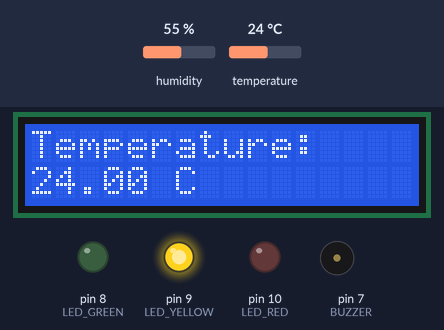
Bench run of a sketch on a simulated Arduino Uno, built with avr-gcc and run on an emulated ATmega328P. On the bench: 16×2 character LCD, output pins drawn as LEDs (lit = HIGH), buzzer (waves = sounding). The test bench sets the inputs (shaded band); at power-on: temperature 24 °C, humidity 55 %. What the sketch prints to the serial monitor is not drawn.

Above: at 1.2 s.
1.3 s: temperature set to 20 °C
At 3.4 s:
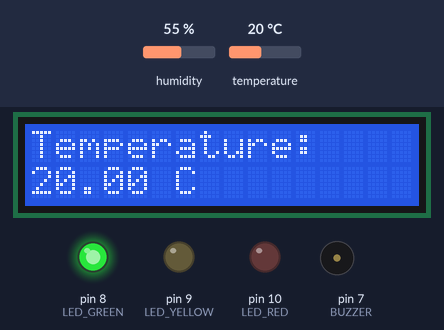
4.0 s: temperature set to 33 °C
At 4.6 s:
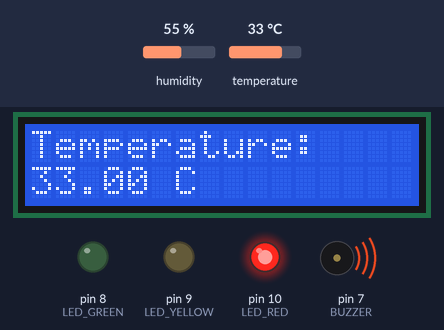
6.7 s: temperature set to 29 °C
At 9.5 s:
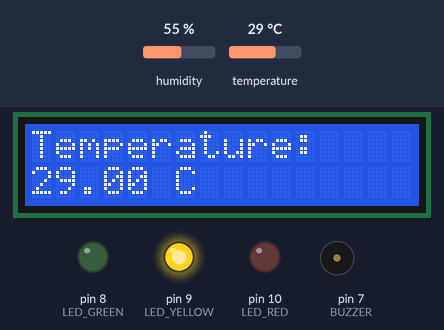
Timing chart, 0 to 11.0 s (numbered marks = the images above; inputs shaded):
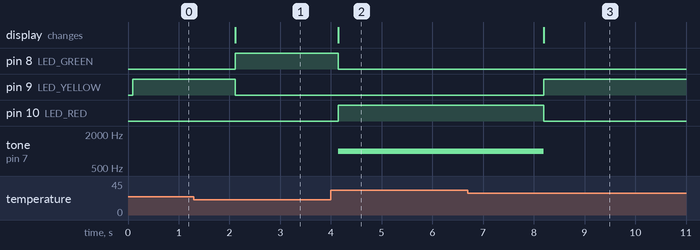

Measured:
- the behaviour switches between 22 and 21 °C on temperature (found by bisection; images 0 and 1)
- the behaviour switches between 31 and 30 °C on temperature (found by bisection; images 2 and 3)
- after the input at 1.3 s, pin 8 (LED_GREEN): LOW → HIGH after 0.82 s; pin 9 (LED_YELLOW): HIGH → LOW after 0.82 s; the display: changes after 0.82 s (image 1)
- after the input at 4.0 s, pin 8 (LED_GREEN): HIGH → LOW after 0.14 s; pin 10 (LED_RED): LOW → HIGH after 0.14 s; tone on pin 7 (BUZZER): silent → 1000 Hz after 0.14 s; the display: changes after 0.14 s (image 2)
- after the input at 6.7 s, pin 9 (LED_YELLOW): LOW → HIGH after 1.5 s; pin 10 (LED_RED): HIGH → LOW after 1.5 s; tone on pin 7 (BUZZER): 1000 Hz → silent after 1.5 s; the display: changes after 1.5 s (image 3)

The sketch:

arduino.ino
```cpp
#include <LiquidCrystal.h>
#include <dht.h>

// Pin configuration for the LCD: RS, E, D4, D5, D6, D7
LiquidCrystal lcd(12, 11, 5, 4, 3, 2);

// LED pins
const int LED_RED = 10;
const int LED_YELLOW = 9;
const int LED_GREEN = 8;

// Buzzer pin
const int BUZZER = 7;

// DHT sensor instance
#define DHTPIN 6
#define DHTTYPE DHT11
dht DHT;

void setup() {
  Serial.begin(9600);
  lcd.begin(16, 2);
  lcd.print("Temperature:");

  pinMode(LED_RED, OUTPUT);
  pinMode(LED_YELLOW, OUTPUT);
  pinMode(LED_GREEN, OUTPUT);
  pinMode(BUZZER, OUTPUT);
}

void loop() {
  int chk = DHT.read11(DHTPIN);
  float temperature = DHT.temperature;

  Serial.println(temperature);

  lcd.setCursor(0, 1);
  if (isnan(temperature)) {
    lcd.print("Read Error   ");
  } else {
    lcd.print(temperature);
    lcd.print(" C   ");
  }

  // LED and buzzer logic
  if (!isnan(temperature)) {
    if (temperature < 22) {
      digitalWrite(LED_GREEN, HIGH);
      digitalWrite(LED_YELLOW, LOW);
      digitalWrite(LED_RED, LOW);
      noTone(BUZZER);
    } else if (temperature >= 22 && temperature <= 30) {
      digitalWrite(LED_GREEN, LOW);
      digitalWrite(LED_YELLOW, HIGH);
      digitalWrite(LED_RED, LOW);
      noTone(BUZZER);
    } else if (temperature > 30) {
      digitalWrite(LED_GREEN, LOW);
      digitalWrite(LED_YELLOW, LOW);
      digitalWrite(LED_RED, HIGH);
      tone(BUZZER, 1000); // 1 kHz alarm tone
    } else {
      // all off
      digitalWrite(LED_GREEN, LOW);
      digitalWrite(LED_YELLOW, LOW);
      digitalWrite(LED_RED, LOW);
      noTone(BUZZER);
    }
  }

  delay(2000);
}
```
